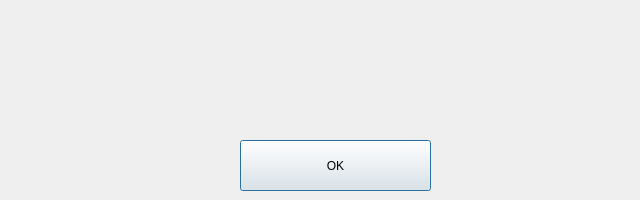
<?xml version="1.0" encoding="UTF-8"?>
<ui version="4.0">
 <class>cuteErrorDialogClass</class>
 <widget class="QDialog" name="cuteErrorDialogClass">
  <property name="geometry">
   <rect>
    <x>0</x>
    <y>0</y>
    <width>640</width>
    <height>200</height>
   </rect>
  </property>
  <property name="windowTitle">
   <string>cuteErrorDialog</string>
  </property>
  <widget class="QLabel" name="errorLabel">
   <property name="geometry">
    <rect>
     <x>0</x>
     <y>10</y>
     <width>640</width>
     <height>120</height>
    </rect>
   </property>
   <property name="text">
    <string/>
   </property>
  </widget>
  <widget class="QPushButton" name="OkButton">
   <property name="geometry">
    <rect>
     <x>240</x>
     <y>140</y>
     <width>191</width>
     <height>51</height>
    </rect>
   </property>
   <property name="text">
    <string>OK</string>
   </property>
  </widget>
 </widget>
 <layoutdefault spacing="6" margin="11"/>
 <resources/>
 <connections/>
</ui>
